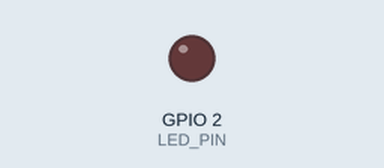
A sketch run on a simulated ESP32. On the bench: output pins drawn as LEDs (lit = HIGH).

Above: at 0.15 s.
At 19.98 s:
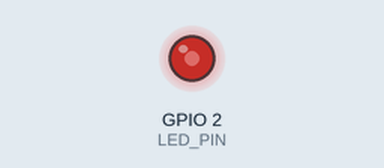
At 39.81 s:
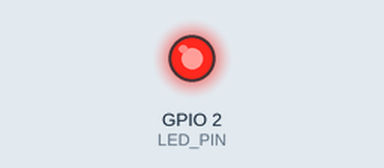
Timing chart, 0 to 40.0 s (numbered marks = the images above):
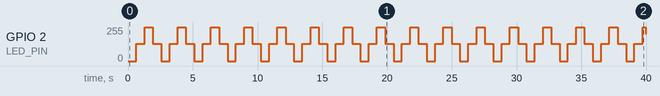

The sketch:

sketch.ino
```cpp
/**
 * W1-D3 · PWM 调光（呼吸灯）
 * ------------------------------------------------------------
 * 目标：理解 PWM 占空比/频率/分辨率，会用 ESP32 LEDC 硬件外设
 * 电路：D2 ── 220Ω ── LED ── GND；逻辑分析仪 CH0 观察 D2
 *
 * 业务关联：这是"调光"的底层机制。真实智能照明里，
 * 0-10V / DALI / 可控硅 只是"怎么告诉驱动调多少"，
 * 驱动最终大多是 PWM 或恒流方式控制灯珠 —— W3 深挖。
 */

const int LED_PIN = 2;
const int PWM_CH  = 0;        // LEDC 通道号（0-15）
const int PWM_FREQ = 5000;    // 5kHz：高于人眼闪烁阈值（≥3kHz）
const int PWM_RES  = 8;       // 8bit 分辨率：占空比 0-255

void setup() {
  ledcSetup(PWM_CH, PWM_FREQ, PWM_RES);  // 配置通道：频率 + 分辨率
  ledcAttachPin(LED_PIN, PWM_CH);        // 把物理引脚绑定到通道
}

void loop() {
  // 渐亮：占空比 0 → 255
  for (int duty = 0; duty <= 255; duty++) {
    ledcWrite(PWM_CH, duty);             // 占空比 = duty / 255
    delay(5);                            // 每级停留 5ms → 全程 ~1.3s
  }
  // 渐暗：255 → 0
  for (int duty = 255; duty >= 0; duty--) {
    ledcWrite(PWM_CH, duty);
    delay(5);
  }
}

/**
 * 试玩：
 * 1. PWM_FREQ 改 1000 → 逻辑分析仪波形变疏（还能看到闪烁吗？）
 * 2. PWM_RES 改 10 → 亮度级数变 1024，渐变更细腻
 * 3. duty 跳变（直接 0↔255）→ 不是渐变，是开关 —— 对比"调光"与"开关"的本质
 */
```

Measured:
- by itself, GPIO 2 (LED_PIN): 0/255 → 128/255 at 0.64 s, → 255/255 0.64 s later, → 128/255 0.64 s later, → 0/255 0.65 s later, … (63 changes in this stretch)
